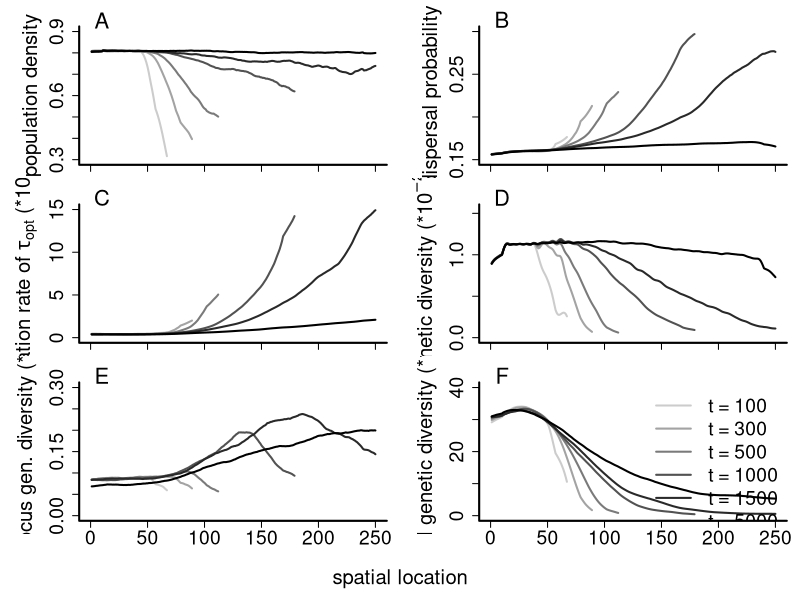

The R source for this figure:
require(caTools)

dens <- as.matrix(read.table("processed_results/dens.txt"))
disp <- as.matrix(read.table("processed_results/disp.txt"))
evol <- as.matrix(read.table("processed_results/evol.txt"))
div  <- as.matrix(read.table("processed_results/div.txt"))
neut_div  <- as.matrix(read.table("processed_results/neut_div.txt"))
disp_div <- as.matrix(read.table("processed_results/disp_div.txt"))
cnts <- as.matrix(read.table("processed_results/cnts.txt"))

# figure 1

x11(width=7.5,height=10)

wd <- 20

ts <- c(1,3,5,10,15,50)
cols <- gray(seq(0.8,0,len=length(ts)))
cntbreak <- 10

par(mfrow=c(3,2),bty="l",mar=c(1,6,2,1),oma=c(5,0,0,0),lwd=2,cex.axis=1.75,cex.lab=1.85)

plot(1,1,type="n",xlab="",ylab="population density",xlim=c(0,250),ylim=c(.3,.9),xaxt="n")
axis(side=1,labels=F)

for (t in 1:length(ts)) {
	m <- as.numeric(dens[ts[t],][which(cnts[ts[t],]>=cntbreak)])

	lines(runmean(m,wd),col=cols[t])
}
text(10,par("usr")[[4]]*1.03,"A",xpd=T,cex=2)

plot(1,1,type="n",xlab="",ylab="dispersal probability",xlim=c(0,250),ylim=c(.15,.3),xaxt="n")
axis(side=1,labels=F)

for (t in 1:length(ts)) {
	m <- as.numeric(disp[ts[t],][which(cnts[ts[t],]>=cntbreak)])

	lines(runmean(m,wd),col=cols[t])
}
text(10,par("usr")[[4]]*1.025,"B",xpd=T,cex=2)


plot(1,1,type="n",xlab="",ylab=expression(paste("mutation rate of ",tau[opt]," (*",10^-4,")",sep="")),
     xlim=c(0,250),ylim=c(0.00,15),xaxt="n",yaxt="n")
axis(side=1,labels=F)
axis(side=2,at=c(0,5,10,15))

for (t in 1:length(ts)) {
	m <- as.numeric(evol[ts[t],][which(cnts[ts[t],]>=cntbreak)])
  x <- 10000*10^-m
  if (length(which(x==10000))>0) {x <- x[-which(x==10000)]}

	lines(runmean(x,wd),col=cols[t])
}
text(10,par("usr")[[4]]*1.05,"C",xpd=T,cex=2)

plot(1,1,type="n",xlab="",ylab=expression(paste("genetic diversity (*",10^-2,")",sep="")),
     xlim=c(0,250),ylim=range(100*div,na.rm=T),xaxt="n")
axis(side=1,labels=F)

for (t in 1:length(ts)) {
	m <- as.numeric(div[ts[t],][which(cnts[ts[t],]>=cntbreak)])

	lines(runmean(100*m,wd),col=cols[t])
}
text(10,par("usr")[[4]]*1.05,"D",xpd=T,cex=2)

plot(1,1,type="n",xlab="",ylab=expression(paste("disp. locus gen. diversity (*",10^-2,")",sep="")),
     xlim=c(0,250),ylim=c(0.0,0.3))

for (t in 1:length(ts)) {
  m <- as.numeric(disp_div[ts[t],][which(cnts[ts[t],]>=cntbreak)])
  
  lines(runmean(100*m,wd),col=cols[t])
}
text(10,par("usr")[[4]]*1.05,"E",xpd=T,cex=2)

plot(1,1,type="n",xlab="",ylab=expression(paste("neutral genetic diversity (*",10^-2,")",sep="")),
     xlim=c(0,250),ylim=c(0,40))

for (t in 1:length(ts)) {
	m <- as.numeric(neut_div[ts[t],][which(cnts[ts[t],]>=cntbreak)])
	
	lines(runmean(100*m,wd),col=cols[t])
}
text(10,par("usr")[[4]]*1.05,"F",xpd=T,cex=2)
legend("topright",bty="n",lwd=2,col=cols,c("t = 100", "t = 300", "t = 500", "t = 1000", "t = 1500", "t = 5000"),cex=1.75)

#plot(1,1,type="n",xlab="",ylab="",xaxt="n",yaxt="n",bty="n")

title(xlab="spatial location",outer=T)

dev.copy2eps(file="figure_1.eps",title="Cobben & Kubisch - Figure 1")
